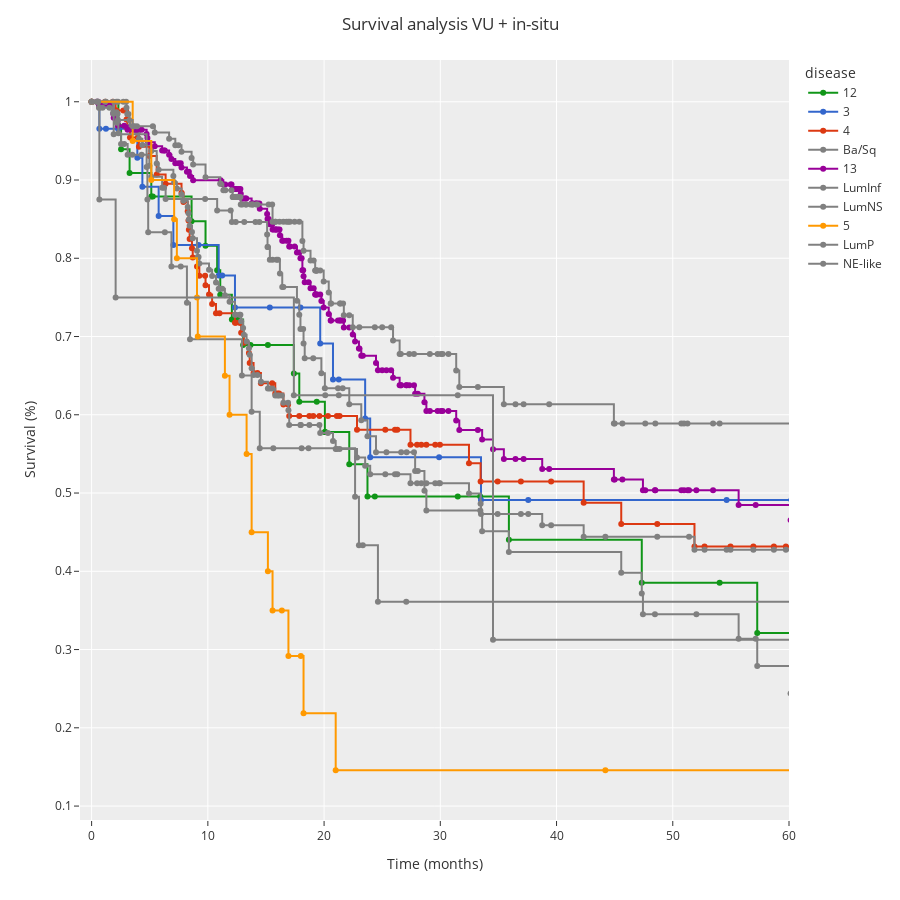

The code cell stored with this chart in its notebook:
### Markdown cell above
### Comparing survival

### Code cell
cluster_model = "dendrogram_cut"
comp_model = 'TCGA408_classifier'

colors_ref = px.colors.qualitative.Pastel2
color_map = {
    "LumP": colors_ref[0],
    "Lum Inf/Ns": colors_ref[1],
    "High IFNG": colors_ref[2],
    "Low IFNG": colors_ref[3],
    "Med IFNG": colors_ref[4],
    "Ne": colors_ref[5],
}

color_map_grey = {label: "grey" for label in morp_df[comp_model].unique()}
color_map = dict(color_map, **color_map_grey)

# choose the subtypes for each to compare if needed
select_labels_1, select_labels_2 = None, None

colors_net = px.colors.qualitative.G10
morp_df[cluster_model] = morp_df[cluster_model].astype(str)
for idx, val in enumerate(morp_df[cluster_model].unique()):
    color_map[val] = colors_net[idx]

fig = survival_comp(
    morp_df.drop(columns=["days_to_last_follow_up", "days_to_death"]),
    vu_output,
    classifier_1=cluster_model,
    classifier_2=comp_model,
    selected_labels_1=select_labels_1,
    selected_labels_2=select_labels_2,
    color_map=color_map,
)
fig = fig.update_layout(title="Survival analysis {}".format("VU + in-situ"))
fig.update_layout(height=900)
# save_fig(name="Survival_plot_reward", fig=fig, base_path=figures_path, width=1400, height=600)

### Figure 1 — Plotly figure (JSON) as saved in the notebook; plotly's stock layout.template omitted (floating-point values rounded to 4 significant figures; data arrays with more than 128 entries replaced by an {"elided": "..."} marker saying what was removed)
{"data": [{"hovertemplate": "disease=12<br>timeline=%{x}<br>chance=%{y}<extra></extra>", "legendgroup": "12", "line": {"color": "#109618", "dash": "solid", "shape": "hv"}, "marker": {"symbol": "circle"}, "mode": "lines+markers", "name": "12", "orientation": "v", "showlegend": true, "type": "scatter", "x": [0, 0.5, 2.3, 2.533, 3.267, 5.133, 5.267, 8.6, 9.8, 10.8, 11.07, 12.07, 12.53, 13.03, 13.67, 15.17, 17.4, 17.87, 19.37, 20.07, 20.1, 22.17, 23.73, 24.37, 31.5, 33.43, 35.9, 47.33, 54.03, 57.27, 67.33, 68.3, 112.1, 114.4, 132.7], "xaxis": "x", "y": [1, 1, 0.9697, 0.9394, 0.9091, 0.8788, 0.8788, 0.8474, 0.816, 0.7846, 0.7532, 0.7219, 0.7219, 0.689, 0.689, 0.689, 0.6528, 0.6165, 0.6165, 0.578, 0.578, 0.5367, 0.4954, 0.4954, 0.4954, 0.4954, 0.4404, 0.3853, 0.3853, 0.3211, 0.2569, 0.2569, 0.2569, 0.2569, 0.2569], "yaxis": "y"}, {"hovertemplate": "disease=3<br>timeline=%{x}<br>chance=%{y}<extra></extra>", "legendgroup": "3", "line": {"color": "#3366CC", "dash": "solid", "shape": "hv"}, "marker": {"symbol": "circle"}, "mode": "lines+markers", "name": "3", "orientation": "v", "showlegend": true, "type": "scatter", "x": [0, 0.6667, 1.233, 2.267, 3.933, 4.367, 5.767, 7.033, 9.2, 10.93, 11.23, 12.33, 15.33, 17.97, 19.67, 20.77, 21.27, 23.53, 23.97, 29.9, 33.5, 37.57, 54.63, 60.2, 64.97, 67.57, 80.77, 98.8, 144.8, 165.6], "xaxis": "x", "y": [1, 0.9655, 0.9655, 0.9655, 0.9284, 0.8912, 0.8541, 0.817, 0.817, 0.7781, 0.7781, 0.7371, 0.7371, 0.7371, 0.6911, 0.645, 0.645, 0.5954, 0.5458, 0.5458, 0.4912, 0.4912, 0.4912, 0.4912, 0.4912, 0.4912, 0.4912, 0.4912, 0.4912, 0.4912], "yaxis": "y"}, {"hovertemplate": "disease=4<br>timeline=%{x}<br>chance=%{y}<extra></extra>", "legendgroup": "4", "line": {"color": "#DC3912", "dash": "solid", "shape": "hv"}, "marker": {"symbol": "circle"}, "mode": "lines+markers", "name": "4", "orientation": "v", "showlegend": true, "type": "scatter", "x": [0, 1.167, 1.833, 2.067, 2.133, 2.733, 2.967, 3, 3.067, 3.167, 3.3, 3.967, 4.067, 4.967, 5.6, 6.367, 7.733, 7.9, 8.267, 8.333, 8.367, 8.433, 8.633, 8.7, 9.067, 9.267, 9.767, 9.8, 10.1, 10.37, 10.7, 11, 12.33, 12.4, 12.73, 12.8, 12.87, 13.1, 13.53, 13.6, 13.93, 14.27, 14.57, 15.53, 15.8, 16, 16.13, 16.5, 16.9, 17, 17.87, 18.73, 19.07, 19.6, 20.33, 21.1, 21.33, 22.83, 25.27, 26.1, 26.3, 27.43, 28, 28.37, 28.8, 29.57, 29.97, 32.47, 33.47, 34.93, 36.93, 39.53, 42.33, 45.57, 48.67, 51.87, 52.73, 54.97, 56.93, 58.7, 59.73, 61, 62.3, 62.8, 70.3, 76.43, 79.33, 88.53, 94.27, 127.2, 168.0], "xaxis": "x", "y": [1, 1, 1, 0.9889, 0.9889, 0.9889, 0.9889, 0.9774, 0.9659, 0.9659, 0.9543, 0.9543, 0.9425, 0.9307, 0.9071, 0.8953, 0.8836, 0.8718, 0.86, 0.8482, 0.8364, 0.8247, 0.8129, 0.8011, 0.7893, 0.7775, 0.7775, 0.7656, 0.7536, 0.7417, 0.7297, 0.7297, 0.7175, 0.7175, 0.7175, 0.7175, 0.7047, 0.6919, 0.6791, 0.6663, 0.6535, 0.6535, 0.6404, 0.6404, 0.6271, 0.6271, 0.6271, 0.6131, 0.6131, 0.5985, 0.5985, 0.5985, 0.5985, 0.5985, 0.5985, 0.5985, 0.5985, 0.5809, 0.5809, 0.5809, 0.5809, 0.5616, 0.5616, 0.5616, 0.5616, 0.5616, 0.5616, 0.5382, 0.5148, 0.5148, 0.5148, 0.5148, 0.4877, 0.4606, 0.4606, 0.4318, 0.4318, 0.4318, 0.4318, 0.4318, 0.4318, 0.4318, 0.3838, 0.3838, 0.3838, 0.3838, 0.3838, 0.3838, 0.2559, 0.2559, 0.2559], "yaxis": "y"}, {"hovertemplate": "disease=Ba/Sq<br>timeline=%{x}<br>chance=%{y}<extra></extra>", "legendgroup": "Ba/Sq", "line": {"color": "grey", "dash": "solid", "shape": "hv"}, "marker": {"symbol": "circle"}, "mode": "lines+markers", "name": "Ba/Sq", "orientation": "v", "showlegend": true, "type": "scatter", "x": {"elided": "129 float values"}, "xaxis": "x", "y": {"elided": "129 float values"}, "yaxis": "y"}, {"hovertemplate": "disease=13<br>timeline=%{x}<br>chance=%{y}<extra></extra>", "legendgroup": "13", "line": {"color": "#990099", "dash": "solid", "shape": "hv"}, "marker": {"symbol": "circle"}, "mode": "lines+markers", "name": "13", "orientation": "v", "showlegend": true, "type": "scatter", "x": {"elided": "191 float values"}, "xaxis": "x", "y": {"elided": "191 float values"}, "yaxis": "y"}, {"hovertemplate": "disease=LumInf<br>timeline=%{x}<br>chance=%{y}<extra></extra>", "legendgroup": "LumInf", "line": {"color": "grey", "dash": "solid", "shape": "hv"}, "marker": {"symbol": "circle"}, "mode": "lines+markers", "name": "LumInf", "orientation": "v", "showlegend": true, "type": "scatter", "x": [0, 1.167, 1.867, 2.133, 2.167, 2.3, 2.533, 2.8, 3.1, 3.5, 4.3, 4.967, 5.133, 6.067, 6.233, 6.367, 9.767, 10.8, 11.97, 12.07, 12.4, 13.13, 14.1, 14.43, 15.1, 15.13, 15.17, 15.33, 15.57, 15.9, 16.03, 16.2, 16.4, 16.5, 17.67, 17.87, 17.97, 18.2, 18.23, 18.33, 19.07, 19.77, 20.07, 21.2, 21.6, 22.17, 23.2, 23.73, 24.47, 25.37, 26.63, 27.1, 27.73, 27.83, 28.07, 28.63, 28.8, 33.43, 33.6, 35.9, 45.57, 47.33, 47.43, 48.47, 52.03, 55.67, 57.13, 57.27, 60.13, 63.73, 67.33, 93, 98.47, 114.4, 132.7], "xaxis": "x", "y": [1, 1, 0.9867, 0.9867, 0.9732, 0.9596, 0.9461, 0.9461, 0.9324, 0.9324, 0.9324, 0.9183, 0.9042, 0.89, 0.89, 0.8757, 0.8757, 0.8611, 0.8611, 0.8462, 0.8462, 0.8462, 0.8462, 0.8462, 0.8303, 0.8143, 0.8143, 0.798, 0.798, 0.798, 0.798, 0.7807, 0.7633, 0.7633, 0.7456, 0.7278, 0.7096, 0.7096, 0.6909, 0.6723, 0.6723, 0.6531, 0.6339, 0.6339, 0.6339, 0.6134, 0.593, 0.5725, 0.5521, 0.5521, 0.5521, 0.5521, 0.5521, 0.5281, 0.5281, 0.5029, 0.4778, 0.4778, 0.4512, 0.4247, 0.3981, 0.3716, 0.3451, 0.3451, 0.3451, 0.3137, 0.3137, 0.2788, 0.244, 0.244, 0.2033, 0.2033, 0.1355, 0.1355, 0.1355], "yaxis": "y"}, {"hovertemplate": "disease=LumNS<br>timeline=%{x}<br>chance=%{y}<extra></extra>", "legendgroup": "LumNS", "line": {"color": "grey", "dash": "solid", "shape": "hv"}, "marker": {"symbol": "circle"}, "mode": "lines+markers", "name": "LumNS", "orientation": "v", "showlegend": true, "type": "scatter", "x": [0, 1.9, 4.733, 4.8, 4.867, 6.3, 6.867, 7.667, 8.2, 8.467, 12.93, 13.77, 14.47, 15.63, 18.07, 18.67, 22.67, 23, 23.33, 24.63, 27.07, 88.03, 95.6, 100.4, 114], "xaxis": "x", "y": [1, 0.9583, 0.9167, 0.875, 0.8333, 0.8333, 0.7895, 0.7895, 0.743, 0.6966, 0.6502, 0.6037, 0.5573, 0.5573, 0.5573, 0.5573, 0.4954, 0.4334, 0.4334, 0.3612, 0.3612, 0.2709, 0.2709, 0.2709, 0.2709], "yaxis": "y"}, {"hovertemplate": "disease=5<br>timeline=%{x}<br>chance=%{y}<extra></extra>", "legendgroup": "5", "line": {"color": "#FF9900", "dash": "solid", "shape": "hv"}, "marker": {"symbol": "circle"}, "mode": "lines+markers", "name": "5", "orientation": "v", "showlegend": true, "type": "scatter", "x": [0, 3.533, 5.133, 7.1, 7.333, 9.067, 9.133, 11.47, 11.87, 13.33, 13.77, 15.17, 15.57, 16.37, 16.93, 18, 18.23, 21, 44.2, 87.5], "xaxis": "x", "y": [1, 0.95, 0.9, 0.85, 0.8, 0.75, 0.7, 0.65, 0.6, 0.55, 0.45, 0.4, 0.35, 0.35, 0.2917, 0.2917, 0.2188, 0.1458, 0.1458, 0.1458], "yaxis": "y"}, {"hovertemplate": "disease=LumP<br>timeline=%{x}<br>chance=%{y}<extra></extra>", "legendgroup": "LumP", "line": {"color": "grey", "dash": "solid", "shape": "hv"}, "marker": {"symbol": "circle"}, "mode": "lines+markers", "name": "LumP", "orientation": "v", "showlegend": true, "type": "scatter", "x": [0, 0.4333, 0.5, 0.5667, 0.6333, 0.6667, 0.9333, 1.533, 1.867, 2.233, 2.267, 3.533, 3.667, 3.9, 5.267, 5.433, 6.667, 7.2, 7.467, 7.733, 8.6, 8.733, 9.8, 11.07, 11.1, 11.33, 11.5, 12.03, 12.13, 12.17, 12.2, 12.27, 12.3, 12.33, 12.43, 12.53, 12.63, 12.8, 12.83, 12.97, 13.27, 13.3, 13.67, 13.83, 13.87, 14.17, 14.27, 15.23, 15.53, 15.57, 15.8, 15.83, 16.17, 16.5, 16.77, 16.93, 17.07, 17.47, 17.87, 18.13, 18.23, 18.83, 19.1, 19.23, 19.27, 19.33, 19.37, 19.4, 19.67, 19.97, 20.4, 20.57, 20.6, 21.37, 21.4, 21.63, 21.7, 22.17, 22.47, 23.03, 24.37, 25, 25.77, 25.93, 26.5, 26.6, 27.33, 27.73, 29.1, 29.77, 30.07, 30.2, 30.7, 31.37, 31.63, 33.23, 35.47, 36.47, 37.17, 39.37, 44.93, 45, 45.67, 47.63, 48.5, 50.73, 50.97, 51.27, 53.47, 54.03, 65.07, 65.7, 66.93, 66.97, 67.47, 68.13, 68.3, 71.3, 72.57, 77.07, 77.67, 90.1, 96.2, 106.1, 110.5], "xaxis": "x", "y": [1, 1, 1, 1, 0.9924, 0.9924, 0.9924, 0.9924, 0.9846, 0.9846, 0.9767, 0.9688, 0.9688, 0.9688, 0.9688, 0.9607, 0.9526, 0.9444, 0.9444, 0.9362, 0.928, 0.9198, 0.9034, 0.8952, 0.8952, 0.8869, 0.8869, 0.8869, 0.8784, 0.8784, 0.8784, 0.8784, 0.8784, 0.8784, 0.8784, 0.8784, 0.8784, 0.8784, 0.8688, 0.8688, 0.8688, 0.8688, 0.8688, 0.8688, 0.8688, 0.8688, 0.8688, 0.8688, 0.8688, 0.8468, 0.8468, 0.8468, 0.8468, 0.8468, 0.8468, 0.8468, 0.8468, 0.8468, 0.8468, 0.8219, 0.8094, 0.797, 0.797, 0.7843, 0.7843, 0.7843, 0.7843, 0.7843, 0.7843, 0.7703, 0.7563, 0.7423, 0.7423, 0.7423, 0.7423, 0.7423, 0.7272, 0.7272, 0.7117, 0.7117, 0.7117, 0.7117, 0.7117, 0.6948, 0.6778, 0.6778, 0.6778, 0.6778, 0.6778, 0.6778, 0.6778, 0.6778, 0.6778, 0.6566, 0.6355, 0.6355, 0.6135, 0.6135, 0.6135, 0.6135, 0.589, 0.589, 0.589, 0.589, 0.589, 0.589, 0.589, 0.589, 0.589, 0.589, 0.589, 0.5469, 0.5469, 0.5469, 0.5469, 0.5469, 0.5469, 0.5469, 0.5469, 0.5469, 0.5469, 0.5469, 0.5469, 0.2735, 0.2735], "yaxis": "y"}, {"hovertemplate": "disease=NE-like<br>timeline=%{x}<br>chance=%{y}<extra></extra>", "legendgroup": "NE-like", "line": {"color": "grey", "dash": "solid", "shape": "hv"}, "marker": {"symbol": "circle"}, "mode": "lines+markers", "name": "NE-like", "orientation": "v", "showlegend": true, "type": "scatter", "x": [0, 0.6667, 2.067, 17.4, 20.1, 21.27, 31.5, 34.53, 112.1], "xaxis": "x", "y": [1, 0.875, 0.75, 0.625, 0.625, 0.625, 0.625, 0.3125, 0.3125], "yaxis": "y"}], "layout": {"height": 900, "legend": {"title": {"text": "disease"}, "tracegroupgap": 0}, "margin": {"t": 60}, "title": {"text": "Survival analysis VU + in-situ"}, "xaxis": {"anchor": "y", "domain": [0, 1], "range": [-1, 60], "title": {"text": "Time (months)"}}, "yaxis": {"anchor": "x", "domain": [0, 1], "title": {"text": "Survival (%)"}}}}
